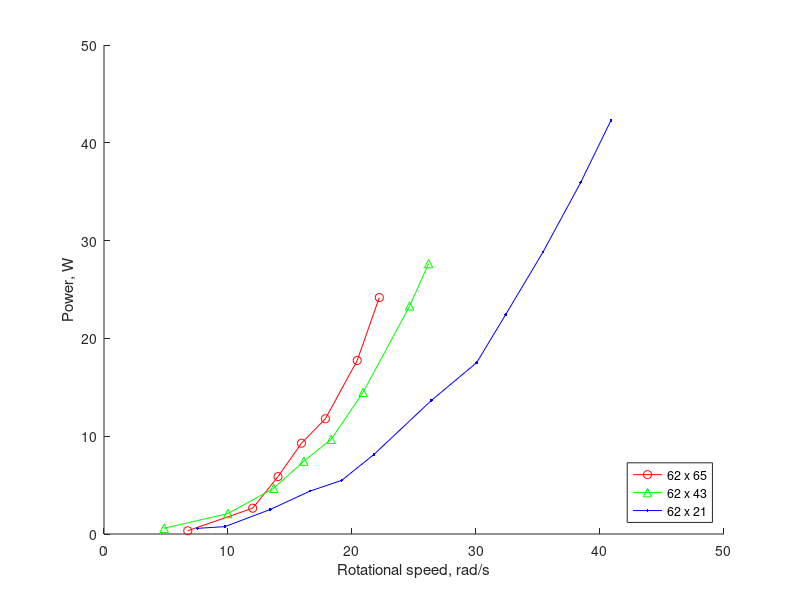
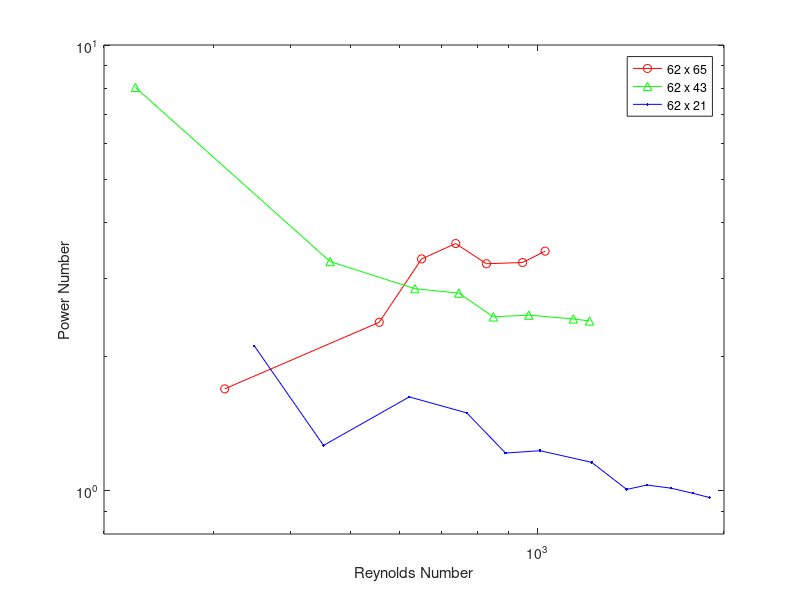
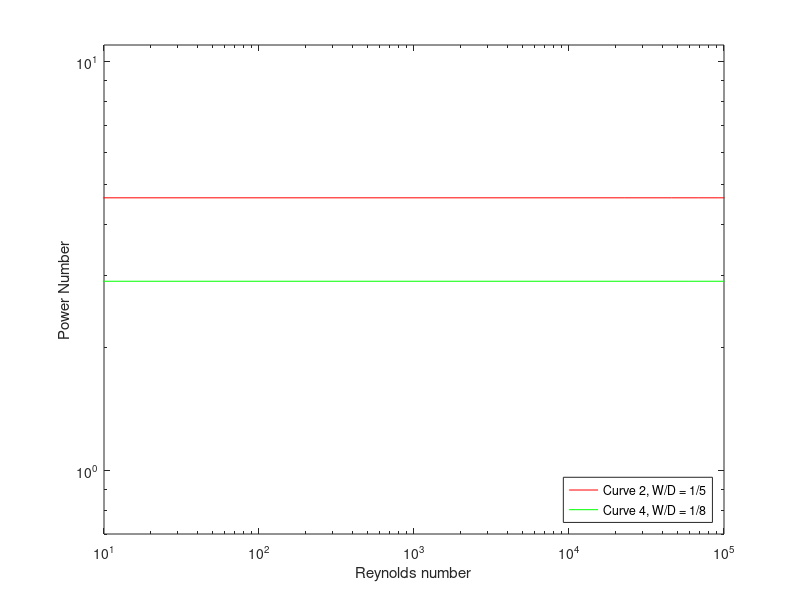
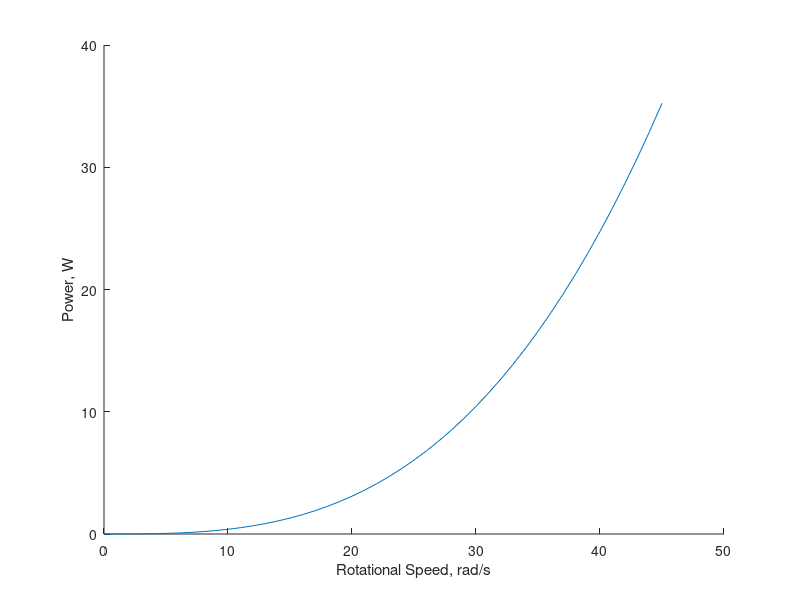

Recreate these plots in MATLAB, in order.
function combined_fluidmixing
close all

%obtain vals
[Re_6265, P_6265, Re_6243, P_6243, Re_6221, P_6221] = experiment();
[Re, Povec1, Povec2, Povec3, ~, ~, ~, ~] = po_derivation();

%plot experimental data to derived Po
figure
loglog(Re_6265, P_6265, 'ro-')
hold on
loglog(Re_6243, P_6243, 'g^-')
loglog(Re_6221, P_6221, 'b.-')
loglog(Re, Povec1, 'r--')
loglog(Re, Povec2, 'g--')
loglog(Re, Povec3, 'b--')
axis([200 3000 0.8 11])
legend('62x65 mm blade','62x43 mm blade','62x21 mm blade', 'Np for 62x65 mm blade', 'Np for 62x43 mm blade', 'Np for 62x21 mm blade', 'Location', 'Northeast');
ylabel('Power Number')
xlabel('Reynolds Number')

end

function [Re_6265, P_6265, Re_6243, P_6243, Re_6221, P_6221] = experiment()

%Given lever arm distance (m)
lever_arm = 0.11;

% Rotational speed in rpm, force in N
% Impeller size 62x65 mm
rpm_6265 = [64.5, 114.5, 134.0, 152.1, 170.5, 195.0, 212.0]; 
force_6265 = [0.45, 2.0, 3.8, 5.3, 6.0, 7.9, 9.9];
[rot_speed_6265, torque_6265, power_6265] = calc_params(rpm_6265, force_6265, lever_arm);
disp('---------------------------------------------------------------------------')
disp('Calculated Parameters, 62x65mm impeller')
disp('---------------------------------------------------------------------------')
disp('Rotation, rpm   Force, N   Rotational Speed, rad/s   Torque, N*m   Power, W')
for i = 1:numel(rpm_6265)
    fprintf('%.1f             %.2f       %.1f                      %.2f          %.1f \n',rpm_6265(i), force_6265(i), rot_speed_6265(i), torque_6265(i), power_6265(i))
end
disp('---------------------------------------------------------------------------')

% Impeller size 62x43 mm
rpm_6243 = [46.3, 95.4, 130.7, 153.9, 174.9, 199.5, 235.4, 250.0];
force_6243 = [1.1, 1.9, 3.1, 4.2, 4.8, 6.3, 8.6, 9.6];
[rot_speed_6243, torque_6243, power_6243] = calc_params(rpm_6243, force_6243, lever_arm);
disp('---------------------------------------------------------------------------')
disp('Calculated Parameters, 62x43mm impeller')
disp('---------------------------------------------------------------------------')
disp('Rotation, rpm   Force, N   Rotational Speed, rad/s   Torque, N*m   Power, W')
for i = 1:numel(rpm_6243)
    fprintf('%.1f             %.2f       %.1f                      %.2f          %.1f \n',rpm_6243(i), force_6243(i), rot_speed_6243(i), torque_6243(i), power_6243(i))
end
disp('---------------------------------------------------------------------------')

% Impeller size 62x21 mm
rpm_6221 = [72.0, 93.1, 128.0, 158.5, 183.0, 208.0, 252.0, 287.0, 309.4, 338.0, 367.1, 390.3];
force_6221 = [0.7, 0.7, 1.7, 2.4, 2.6, 3.4, 4.7, 5.3, 6.3, 7.4, 8.5, 9.4];
[rot_speed_6221, torque_6221, power_6221] = calc_params(rpm_6221, force_6221, lever_arm);
disp('---------------------------------------------------------------------------')
disp('Calculated Parameters, 62x21mm impeller')
disp('---------------------------------------------------------------------------')
disp('Rotation, rpm   Force, N   Rotational Speed, rad/s   Torque, N*m   Power, W')
for i = 1:numel(rpm_6221)
    fprintf('%.1f             %.2f       %.1f                      %.2f          %.1f \n',rpm_6221(i), force_6221(i), rot_speed_6221(i), torque_6221(i), power_6221(i))
end
disp('---------------------------------------------------------------------------')

%Power vs speed plot
figure
hold on
plot(rot_speed_6265, power_6265, 'ro-', rot_speed_6243, power_6243, 'g^-', rot_speed_6221, power_6221, 'b.-')
xlabel('Rotational speed, rad/s')
ylabel('Power, W')
h = legend('62 x 65','62 x 43','62 x 21','Location','Southeast');
%v = get(h,'title');
%set(v,'string','Impeller Size, mm');

%Power Number vs Reynolds Number
density = 865; %mineral oil, kg/m^3
viscosity = 110e-6*density; %Pa*s
% all_rps = 60*[rpm_6265 rpm_6243 rpm_6221];
% all_power = [power_6265 power_6243 power_6221];
[Re_6265, P_6265] = dimensionless_groups(0.062*2+0.055, rpm_6265./60, density, viscosity, power_6265);
[Re_6243, P_6243] = dimensionless_groups(0.062*2+0.055, rpm_6243./60, density, viscosity, power_6243);
[Re_6221, P_6221] = dimensionless_groups(0.062*2+0.055, rpm_6221./60, density, viscosity, power_6221);

% [reynolds_number, power_number] = dimensionless_groups(lever_arm*2, all_rps, density, viscosity, all_power);
% reynolds_number
% power_number
figure
loglog(Re_6265, P_6265, 'ro-', Re_6243, P_6243, 'g^-', Re_6221, P_6221, 'b.-')
xlabel('Reynolds Number')
ylabel('Power Number')
axis([200 2000 .8 10])
h = legend('62 x 65','62 x 43','62 x 21','Location','NorthEast');
%v = get(h,'title');
%set(v,'string','Impeller Size, mm');

end

function [rot_speed, torque, power] = calc_params(rpm, force, lever_arm)
% Calculate rotational speed, torque, and power

rot_speed = 2*pi*rpm./60; %rad/s
torque = force.*lever_arm; %N*m
power = torque.*rot_speed; %W

end

function [reynolds_number, power_number] = dimensionless_groups(D_impeller, N_rps, density, viscosity, power)

reynolds_number = ((D_impeller.^2).*N_rps.*density)./viscosity;
power_number = power./((N_rps.^3) .* (D_impeller.^5) .* density);

end

function [Re, Povec1, Povec2, Povec3, Re_lit1, Re_lit2, Po_lit1, Po_lit2] = po_derivation()

%constants
alpha = 2; %# of blades
Cd = 2; %from drag coeffs doc
rho = 864; %kg/m^3
mu = 0.0952; %kg/m*s

%blade dimensions
h1 = 0.065; %m
h2 = 0.043; %m
h3 = 0.021; %m
w = 0.062; %m
r1 = 0.055/2; %m
r2 = r1 + w; %m
D = 2*r2;

N = linspace(0.1, 10^5); %rev/sec
Re = reynolds(D, N, rho, mu);

Po1 = powernum(alpha, Cd, h1, r2, r1);
Povec1 = Po1*ones(size(Re));

Po2 = powernum(alpha, Cd, h2, r2, r1);
Povec2 = Po2*ones(size(Re));

Po3 = powernum(alpha, Cd, h3, r2, r1);
Povec3 = Po3*ones(size(Re));

%the plotting
% figure
% loglog(Re, Povec1, 'r')
% hold on
% loglog(Re, Povec2, 'g')
% loglog(Re, Povec3, 'b')
% xlabel('Reynolds number')
% ylabel('Power Number')
% axis([0 100000 0.7 11])
% h = legend('62 x 65','62 x 43','62 x 21','Location','NorthEast');
% v = get(h,'title');
% set(v,'string','Impeller Size, mm');


%for literature curves
alpha_lit = 6;
h = 0.01;
r1 = 0;
D_lit1 = 5*h;
r2_lit1 = D_lit1/2;
D_lit2 = 8*h;
r2_lit2 = D_lit2/2;

%curve 2, W/D = 1/5
Re_lit1 = reynolds(D_lit1, N, rho, mu);
Po_lit1 = powernum(alpha_lit, Cd, h, r2_lit1, r1);
Povec_lit1 = Po_lit1*ones(size(Re_lit1));

%curve 4, W/D = 1/8
Re_lit2 = reynolds(D_lit2, N, rho, mu);
Po_lit2 = powernum(alpha_lit, Cd, h, r2_lit2, r1);
Povec_lit2 = Po_lit2*ones(size(Re_lit2));

%the plotting
figure
loglog(Re_lit1, Povec_lit1, 'r')
hold on
loglog(Re_lit2, Povec_lit2, 'g')
xlabel('Reynolds number')
ylabel('Power Number')
axis([10 100000 0.7 11])
h = legend('Curve 2, W/D = 1/5', 'Curve 4, W/D = 1/8','Location','SouthEast');
%v = get(h,'title');
%set(v,'string','Impeller Geometry');

% For the 8 bladed impeller
alpha_8 = 8;
r1_8 = .051;
r2_8 = .071;
h_8 = .012;

omega_8 = 0:45;
N_8 = omega_8 ./ (2 * pi);
D_8 = 2 * r2_8;

Po_8 = powernum(alpha_8, Cd, h_8, r2_8, r1_8);
Power_8 = Po_8 .* rho .* N_8.^3 .* D_8.^5;

Re_8 = reynolds(D_8, N_8, rho, mu);

% Plotting
figure()
hold on
plot(omega_8,Power_8)
xlabel('Rotational Speed, rad/s')
ylabel('Power, W')

figure()
Re_Vec = 1e3:1e5;
Po_Vec = ones(1,numel(Re_Vec)).*(Po_8);
plot(Re_Vec, Po_Vec)
xlabel('Reynolds Number')
ylabel('Power Number')

%Print stuff
disp(' ')
disp('---------------------------------------------------------------------------')
disp('Power Number Derived from Drag Force');
disp('---------------------------------------------------------------------------')
disp('Impeller        Power Number');
fprintf('62 x 65 mm: \t%.2f\n', Po1)
fprintf('62 x 43 mm: \t%.2f\n', Po2)
fprintf('62 x 21 mm: \t%.2f\n', Po3)
fprintf('Curve 2:\t\t%.3f\n', Po_lit1)
fprintf('Curve 4:\t\t%.3f\n', Po_lit2)
disp(' ')

end

function [Re] = reynolds(D, N, rho, mu)

Re = (D.^2).*N.*rho./mu;
end

function Po = powernum(alpha, Cd, h, r2, r1)

numer = alpha*Cd*h*((r2^4)-(r1^4))*(pi^3);
denom = (2*r2)^5;
Po = numer./denom;
end
